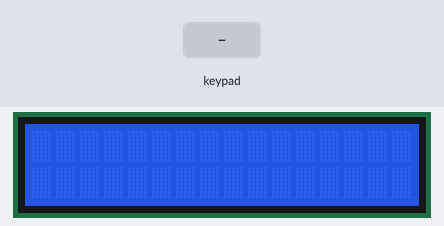
Recording of a sketch running on a simulated Arduino Nano, built with avr-gcc and run on an emulated ATmega328P. Shown: 16×2 character LCD. The inputs (shaded band) are chosen by the test bench.

Above: at 1.2 s.
1.3 s: keypad keys 2 3 4 5 A pressed 0.4 s apart
At 4.0 s:
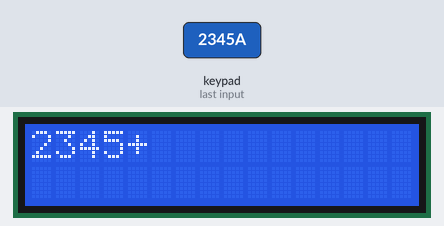
4.8 s: keypad keys 2 3 4 5 # pressed 0.4 s apart
At 7.1 s:
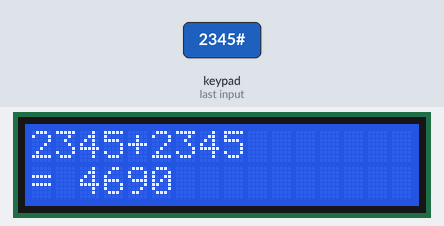
8.3 s: keypad keys 2 3 4 5 D pressed 0.4 s apart
At 10.2 s:
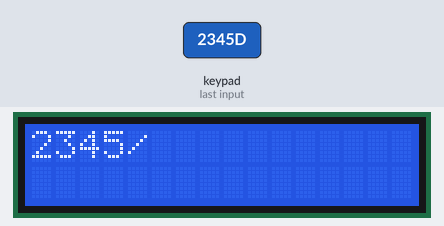
11.8 s: keypad keys 6 7 8 9 # pressed 0.4 s apart
At 13.8 s:
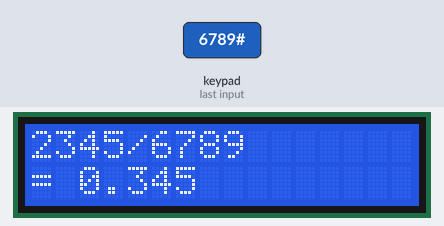
15.3 s: key '1' pressed
At 15.8 s:
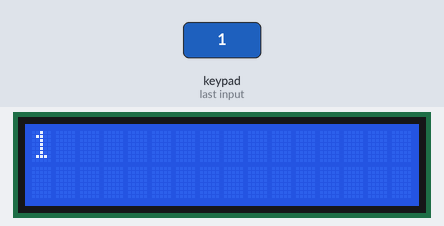
16.8 s: key 'C' pressed
At 18.0 s:
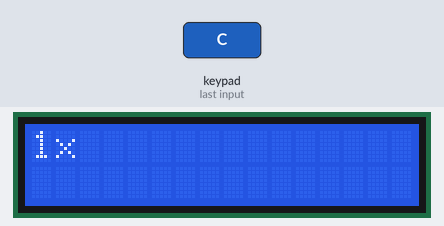
Timing chart, 0 to 19.3 s (numbered marks = the images above; inputs shaded):
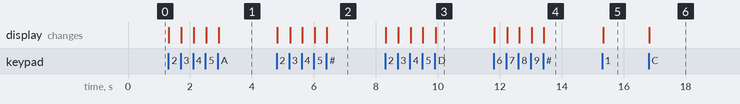

Measured:
- after the input at 1.3 s, the display: first changes at once (image 1 shows a later state)
- after the input at 4.8 s, the display: first changes at once (image 2 shows a later state)
- after the input at 8.3 s, the display: first changes at once (image 3 shows a later state)
- after the input at 11.8 s, the display: first changes at once (image 4 shows a later state)
- after the input at 15.3 s, the display: changes at once (image 5)
- after the input at 16.8 s, the display: changes at once (image 6)

The sketch:

nano_keypad_lcd_calculator.ino
```cpp
// Arduino sketch implementing a simple calculator: reads a 4x4 matrix keypad, manages the current number and expression, performs operations, and displays input/results on a 16x2 I2C LCD.
//
// Full tutorial: https://shillehtek.com/blogs/news/arduino-nano-4x4-keypad-lcd-calculator
// Parts used: https://shillehtek.com/products/arduino-nano-v3-presoldered-ch340g-atmega328p
//             https://shillehtek.com/products/4x4-membrane-matrix-keypad-16-key-switch-module-for-arduino-diy
//             https://shillehtek.com/products/shillehtek-lcd1602-16x2-character-display-module
// More examples: https://github.com/shillehbean/shillehtek-examples
//

#include <Keypad.h>
#include <LiquidCrystal_I2C.h>

LiquidCrystal_I2C lcd(0x27, 16, 2);

const byte ROWS = 4, COLS = 4;
char keys[ROWS][COLS] = {
  {'1','2','3','A'},
  {'4','5','6','B'},
  {'7','8','9','C'},
  {'*','0','#','D'}
};
byte rowPins[ROWS] = {2, 3, 4, 5};
byte colPins[COLS] = {6, 7, 8, 9};
Keypad pad(makeKeymap(keys), rowPins, colPins, ROWS, COLS);

String expr = "";        // what's shown on the top line, e.g. "12+7"
String num  = "";        // digits of the number currently being typed
double a = 0;            // first operand
char   op = 0;           // pending operator (A B C D) or 0
bool   done = false;     // a result is on screen

void reset() { expr = ""; num = ""; a = 0; op = 0; done = false; lcd.clear(); }

void redraw() {
  lcd.setCursor(0, 0); lcd.print("                ");
  lcd.setCursor(0, 0); lcd.print(expr);
}

void setup() { lcd.init(); lcd.backlight(); reset(); }

void loop() {
  char k = pad.getKey();
  if (!k) return;

  if (k == '*') { reset(); return; }                    // clear
  if (done) reset();                                    // start fresh after a result

  if (k >= '0' && k <= '9') {                           // digit
    if (num.length() < 8) { num += k; expr += k; }
  }
  else if (k == 'A' || k == 'B' || k == 'C' || k == 'D') {   // operator
    if (num.length() == 0 || op != 0) return;           // need a number, one op at a time
    a = num.toDouble(); num = ""; op = k;
    expr += (k == 'A') ? '+' : (k == 'B') ? '-' : (k == 'C') ? 'x' : '/';
  }
  else if (k == '#') {                                  // equals
    if (op == 0 || num.length() == 0) return;
    double b = num.toDouble(), r = 0;
    switch (op) {
      case 'A': r = a + b; break;
      case 'B': r = a - b; break;
      case 'C': r = a * b; break;
      case 'D': r = (b == 0) ? NAN : a / b; break;
    }
    lcd.setCursor(0, 1); lcd.print("= ");
    if (isnan(r))            lcd.print("Div by zero");
    else if (r == (long)r)   lcd.print((long)r);        // whole number: no decimals
    else                     lcd.print(r, 3);
    done = true;
    return;
  }
  redraw();
}
```
